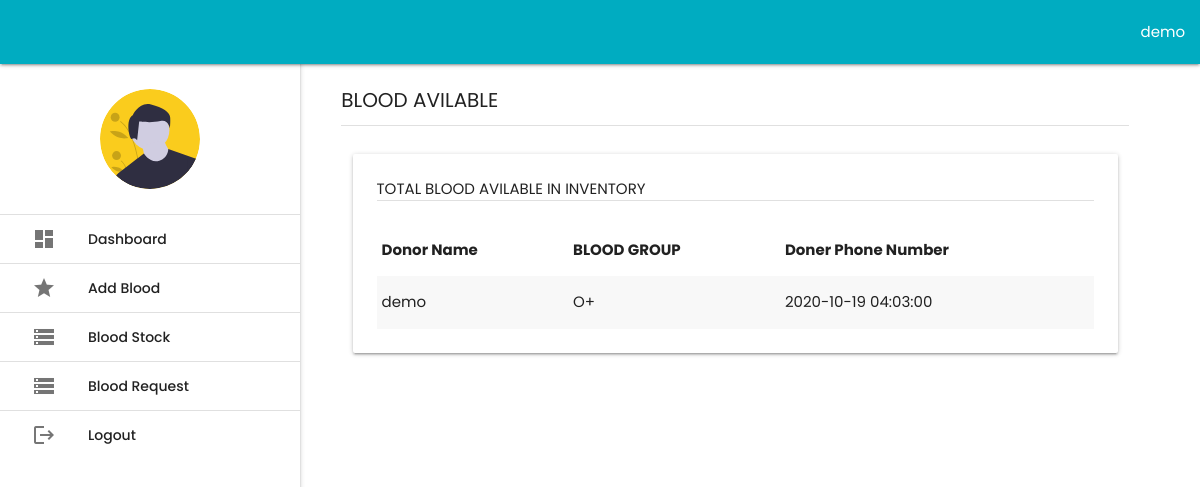
The page /hospital/bloodrequest.php (signed in) on the database its author committed.
### tables this page shows
CREATE TABLE `tbl_hospital` (
  `userID` int(11) NOT NULL,
  `hospitalName` varchar(100) NOT NULL,
  `userEmail` varchar(100) NOT NULL,
  `userPass` varchar(100) NOT NULL,
  `userType` varchar(100) NOT NULL,
  `userStatus` enum('Y','N') NOT NULL DEFAULT 'N',
  `tokenCode` varchar(100) NOT NULL
);

CREATE TABLE `blood_request` (
  `reqID` int(10) NOT NULL,
  `hospitalName` varchar(256) NOT NULL,
  `requesterName` varchar(256) NOT NULL,
  `requesterBloodGroup` varchar(10) NOT NULL,
  `requestDate` timestamp NOT NULL DEFAULT CURRENT_TIMESTAMP ON UPDATE CURRENT_TIMESTAMP
);

### hospital/php/handeler.php (called while the page is built, shortened)
<?php
class HOSPITAL
{
 private $conn;
 public function __construct()
 {
  $database = new Database();
  $db = $database->dbConnection();
  $this->conn = $db;
}
 public function runQuery($sql)
 {
  $stmt = $this->conn->prepare($sql);
  return $stmt;
 }
}

### hospital/bloodrequest.php (the view, shortened to what this page needs)
<?php
require_once './php/handeler.php';
$user_home = new HOSPITAL();
$stmt = $user_home->runQuery("SELECT * FROM tbl_hospital WHERE userID=:uid");
$stmt->execute(array(":uid"=>$_SESSION['hospitalSession']));
$row = $stmt->fetch(PDO::FETCH_ASSOC);
?>
<!DOCTYPE html>
<html lang="en" >
<head>
  <link rel='stylesheet' href='https://cdnjs.cloudflare.com/ajax/libs/materialize/1.0.0/css/materialize.min.css'>
<link rel='stylesheet' href='https://fonts.googleapis.com/icon?family=Material+Icons|Poppins'><link rel="stylesheet" href="./style.css">
<link rel="stylesheet" href="./css/dashboard.css">
</head>
<body>
<!DOCTYPE html>
<html lang="en">
<head>
</head>
<body>
	<div class="navbar-fixed">
		<nav class="colored">
		    <div class="nav-wrapper">
		      	<ul class="right hide-on-med-and-down">
		        	<li><a class="dropdown-trigger" href="#!" data-target="dropdown1"><?php echo $row['hospitalName']; ?></a></li>
			    </ul>
		    </div>
		</nav>
	</div>
	<div class="row">
		<div class="col s12 m12 l3">
			<ul id="slide-out" class="sidenav sidenav-fixed sidebar-clear-parent">
				<li class="img-thumb valign-wrapper">
					<img src="./img/avatar.svg" class="circle" alt="" height="100px">
				</li>
				<li class="bordered"><a class="waves-effect" href="home.php"><i class="material-icons">dashboard</i>Dashboard</a></li>
				<li class="bordered"><a class="waves-effect" href="addBlood.php"><i class="material-icons">star</i>Add Blood</a></li>
				<li class="bordered"><a class="waves-effect" href="bloodStock.php"><i class="material-icons">storage</i>Blood Stock</a></li>
				<li class="bordered"><a class="waves-effect" href="bloodRequest.php"><i class="material-icons">storage</i>Blood Request</a></li>
				<li class="bordered"><a tabindex="-1" href="./php/logout.php" class="waves-effect"><i class="material-icons">logout</i>Logout</a></li>
			</ul>
		</div>
		<div class="container admin-content">
			<div class="col s12 m12 l9 offset-l3">
				<div class="hero-title">BLOOD AVILABLE</div>
				<div class="divider"></div>
				<div class="admin-content">
                    <div class="col s12 m12 20">
						<div class="card">
							<div class="card-content">
								<p>TOTAL BLOOD AVILABLE IN INVENTORY</p>
								<div class="divider"></div>
								<br>
								<div class="right-align">
                                <table class="striped">
                                <thead>
                                <tr>
                                    <th>Donor Name</th>
                                    <th>BLOOD GROUP</th>
                                    <th>Doner Phone Number</th>
                                </tr>
                                </thead>
                                <tbody>
								<?php
									$sql = $user_home->runQuery("SELECT * FROM blood_request WHERE hospitalName=:hname");
									$sql->execute(array(":hname"=>$row["hospitalName"]));
									if($sql->rowCount() > 0)
									{
									while($result = $sql->fetch(PDO::FETCH_ASSOC))
									{
										?>
										<tr>
                                    <td><?php echo $result['requesterName']; ?></td>
                                    <td><?php echo $result['requesterBloodGroup']; ?></td>
                                    <td><?php echo $result['requestDate']; ?></td>
                                </tr>
										<?php
									}
								}
								else{
									echo"No Record Found";
								}
								?>
                                </tbody>
                            </table>
								</div>
							</div>
						</div>
					</div>
				</div>
			</div>
		</div>
	</div>
</body>
</html>
</body>
</html>

### hospital/css/style.css (style rules this page uses)
* { padding:0; margin:0; box-sizing:border-box; font-family:'Poppins', sans-serif; }

### hospital/css/dashboard.css (style rules this page uses)
body,html { font-family: "Poppins"; margin: 0; padding: 0; }
.colored { background-color: #00acc1; }
.navbar-fixed { z-index: 9999; }
.bordered { border-top: 1px solid #E0E0E0; }
.img-thumb { height: 150px; justify-content: center; background-position: center; background-repeat: no-repeat; background-size:100px; }
.admin-content { margin-top: 20px; text-align: justify; z-index: -2; }
.hero-title { font-size: 20px; margin-bottom: 10px; }
@media only screen and (min-width: 1100px) { .container { width: 90% !important; } }

### rows shown on the page
tbl_hospital: hospitalName "demo"
blood_request: requesterName "demo", requesterBloodGroup "O+", requestDate "2020-10-19 04:03:00"
